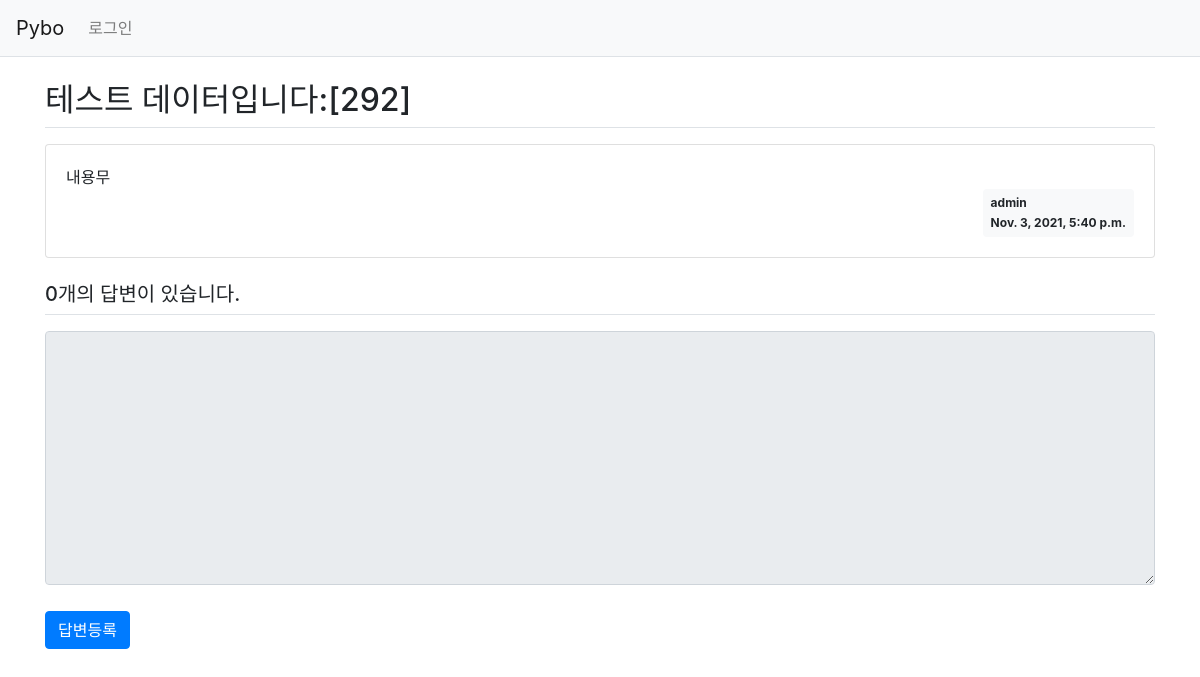
Page /pybo/298/ on the earlier database version.
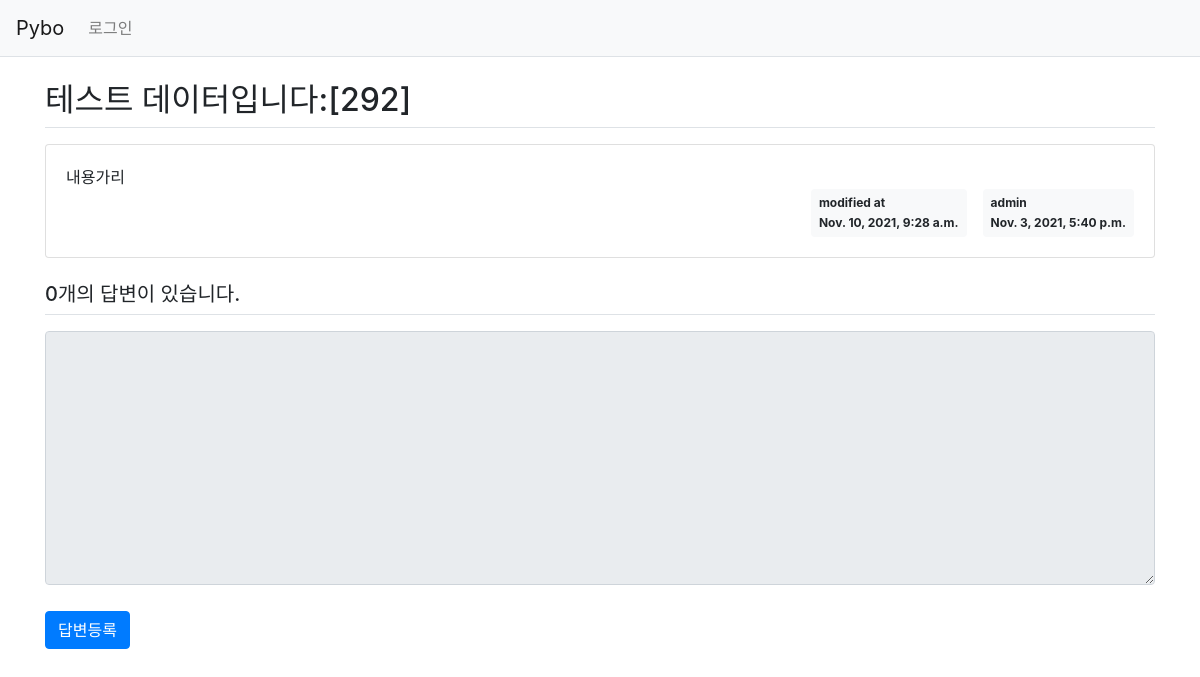
Same page on the later database version.
### pybo/models.py (models this page shows, shortened)
class Question(models.Model):
    author = models.ForeignKey(User, on_delete=models.CASCADE) #on_delete=models.CASCADE는 계정이 삭제되면 이 계정이 작성한 질문을 모드 삭제하라는 의미이다.
    modify_date = models.DateTimeField(null=True, blank=True) #null=True modify_date 칼럼에 null을 허용한다는 의미, blank=True는 form.is_valid(0를 통한 입력 테이터검사 시 값이 없어도 된다는 의미
    subject = models.CharField(max_length=200)
    content = models.TextField()
    create_date = models.DateTimeField()

### pybo/views/base_views.py (the view)
# urls.py: path('<int:question_id>/', base_views.detail, name='detail'),
def detail(request, question_id): #호출 시 render를 통해 question_detail.html render
    question = get_object_or_404(Question, pk=question_id)
    context = {'question':question}
    return render(request, 'pybo/question_detail.html', context)

### templates/pybo/question_detail.html (shortened to what this page needs)
{% extends 'base.html' %}
{% block content %}
<div class="container my-3">
    <h2 class="border-bottom py-2">{{ question.subject }}</h2>
    <div class="card my-3">
        <div class="card-body">
            <div class="card-text" style="white-space: pre-line;">{{ question.content }}</div>
            <div class="d-flex justify-content-end">
                {% if question.modify_date %}
                <div class="badge badge-light p-2 text-left mx-3">
                    <div class="mb-2">modified at</div>
                    <div>{{ question.modify_date }}</div>
                </div>
                {% endif %}
                <div class="badge badge-light p-2 text-left">
                    <div class="mb-2">{{question.author.username}}</div>
                    <div>{{ question.create_date }}</div>
                </div>
            </div>
        </div>
    </div>
    <h5 class="border-bottom my-3 py-2">{{question.answer_set.count}}개의 답변이 있습니다.</h5>
    <form action="{% url 'pybo:answer_create' question.id %}" method="post" class="my-3">
        <div class="form-group">
                <textarea {% if not user.is_authenticated %}disabled{% endif %}
              name="content" id="content" class="form-control" rows="10"></textarea>
        </div>
        <input type="submit" value="답변등록" class="btn btn-primary">
    </form>
</div>
{% endblock %}

Differences in the rows shown:
changed Question "테스트 데이터입니다:[292]": content "내용무" → "내용가리"; modify_date (not shown) → "Nov. 10, 2021, 9:28 a.m."
Other differences:
text now shown: "modified at"
